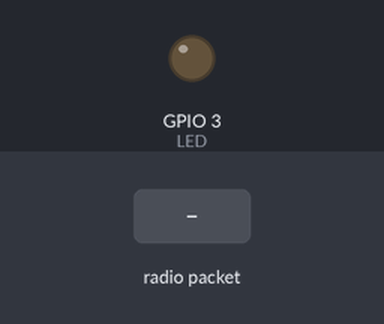
The program below on a simulated ESP32. On the bench: output pins drawn as LEDs (lit = HIGH). The test bench sets the inputs (shaded band). No radio packets arrive unless stated; pins used as bus, display or sensor lines are not drawn; what the program prints to the serial monitor is not drawn.

Above: at 1.3 s.
1.4 s: radio packet "1" arrives
At 1.8 s:
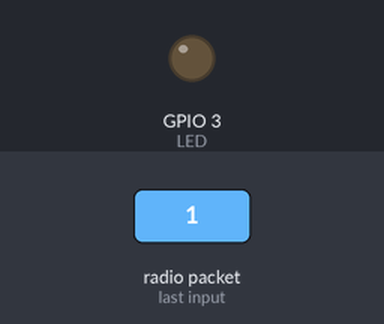
2.9 s: radio packet "0" arrives
At 4.1 s:
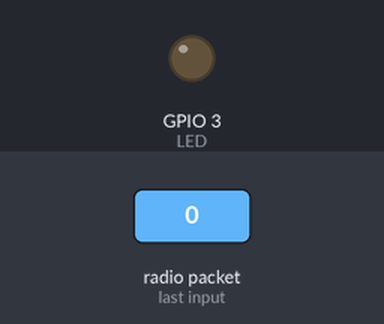
4.4 s: radio packet "2" arrives
At 5.3 s:
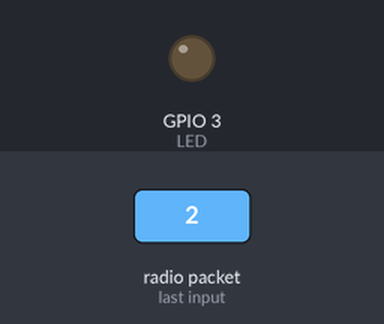
Timing chart, 0 to 7.4 s (numbered marks = the images above; inputs shaded):
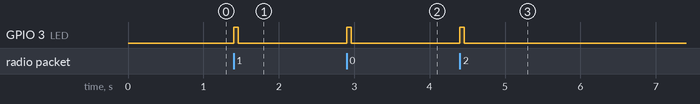

Measured:
- after the input at 1.4 s, GPIO 3 (LED): LOW → HIGH at once, → LOW 0.06 s later
- after the input at 2.9 s, GPIO 3 (LED): LOW → HIGH at once, → LOW 0.06 s later
- after the input at 4.4 s, GPIO 3 (LED): LOW → HIGH at once, → LOW 0.06 s later

The program:

main.cpp
```cpp
/*
Example sketch showing how to create a simple messaging master (aka receiver)
It is designed to work with "slave" (RF95_slave_hello_world) that is transmitting a "hello world" message


Based on: https://learn.adafruit.com/adafruit-feather-32u4-radio-with-rfm69hcw-module/using-the-rfm69-radio
This example started with Feather9x_RX which uses the RH_RF95.h library.  When using the Arduino IDE I used the
Adafruit RadioHead library.

I'm using a LoRa TTGO Semtech SX1276 board which has an OLED.  If I started to use the OLED I'm assuming the SPI pins would
get confused.


*/

#include <SPI.h>
#include <RadioHead.h>  // I had to add this when using VSCode/PlaformIO as the IDE.  Not required when using Arduino IDE
#include <RH_RF95.h>

// functions below loop() - required to tell VSCode compiler to look for them below.  Not required when using Arduino IDE
void startSerial();
void startLoRA();

#define RFM95_CS  18
#define RFM95_RST 14
#define RFM95_INT 26
#define RF95_FREQ 915.0
#define RFM95_TxPower 5
#define LED 3

// Singleton instance of the radio driver
RH_RF95 rf95(RFM95_CS, RFM95_INT);

void setup()
{
  startSerial();
  startLoRA();
}

void loop()
{
  if (rf95.available())
  {
    // Should be a message for us now
    uint8_t buf[RH_RF95_MAX_MESSAGE_LEN];
    uint8_t len = sizeof(buf);

    if (rf95.recv(buf, &len))
    {
      digitalWrite(LED, HIGH);
      RH_RF95::printBuffer("Received: ", buf, len);
      Serial.print("Got: ");
      Serial.println((char*)buf);
       Serial.print("RSSI: ");
      Serial.println(rf95.lastRssi(), DEC);

      // Send a reply
      uint8_t data[] = "And hello back to you";
      rf95.send(data, sizeof(data));
      rf95.waitPacketSent();
      Serial.println("Sent a reply");
      digitalWrite(LED, LOW);
    }
    else
    {
      Serial.println("Receive failed");
    }
  }
}
void startSerial(){
  Serial.begin(115200);
  while (!Serial) {
      delay(1000);   // loop forever and don't continue
  }
  Serial.println("starting: RF95_master_hello_world");
}
void startLoRA(){
  pinMode(LED, OUTPUT);
  pinMode(RFM95_RST, OUTPUT);
  digitalWrite(RFM95_RST, HIGH);
  delay(100);
  digitalWrite(RFM95_RST, LOW);    // manual reset of LoRa pins
  delay(10);
  digitalWrite(RFM95_RST, HIGH);
  delay(10);
  while (!rf95.init()) {
    Serial.println("LoRa radio init failed");
    delay(5000);
  }
  Serial.println("LoRa radio init OK!");
  while (!rf95.setFrequency(RF95_FREQ)) {
    Serial.println("setFrequency failed");
    delay(5000);
  }
  Serial.print("Set Freq to: "); Serial.println(RF95_FREQ);
  rf95.setTxPower(RFM95_TxPower, false);
}
```
